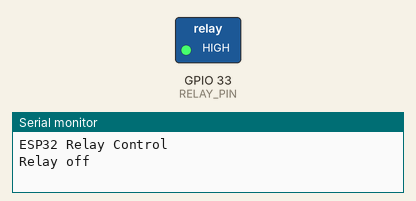
Bench run of a sketch on a simulated ESP32. Shown: switched loads named in the sketch (green lamp = pin HIGH), the last lines printed to the serial monitor.

Above: at 1.0 s.
At 3.0 s:
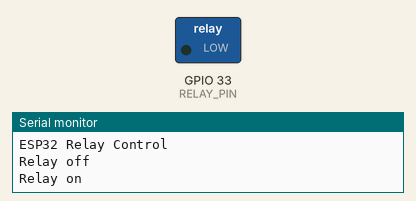
Timing chart, 0 to 5.2 s (numbered marks = the images above):
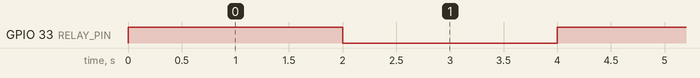

The sketch:

relay_module.ino
```cpp
#define RELAY_PIN 33  // Define the relay control pin

void setup() {
    Serial.begin(115200);
    pinMode(RELAY_PIN, OUTPUT);

    Serial.println("ESP32 Relay Control");
}

void loop() {
    Serial.println("Relay off");
    digitalWrite(RELAY_PIN, HIGH); // Turn relay ON
    delay(2000); // Wait for 2 seconds

    Serial.println("Relay on");
    digitalWrite(RELAY_PIN, LOW); // Turn relay OFF
    delay(2000); // Wait for 2 seconds
}
```

Measured:
- by itself, GPIO 33 (RELAY_PIN): alternates HIGH for 2.0 s and LOW for 2.0 s
